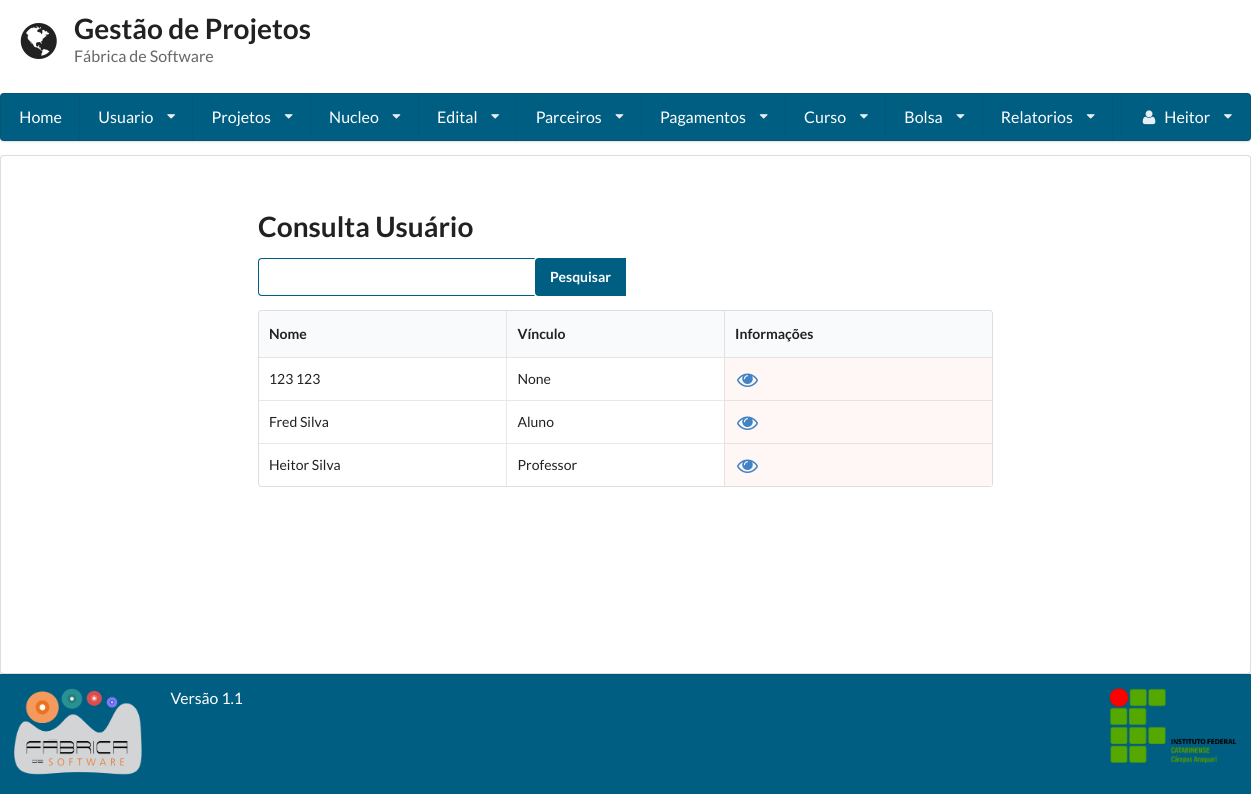
Screenshot of /consulta_usuario/ (signed in) with the database file from the repository.
### gestaoapp/models/usuario.py (models this page shows, shortened)
class Usuario(User):
    PERIODO_CHOICES = (
        ('primeiro', '1° Semestre'),
        ('segundo', '2° Semestre'),
        ('terceiro', '3° Semestre'),
        ('quarto', '4° Semestre'),
        ('quinto', '5° Semestre'),
        ('sexto', '6° Semestre'),
        ('setimo', '7° Semestre'),
        ('oitavo', '8° Semestre'),
        ('nono', '9° Semestre'),
        ('decimo', '10° Semestre'),
    )
    VINCULO_CHOICES = (
        ('Aluno', 'Aluno'),
        ('Professor', 'Professor'),
    )
    periodo = models.CharField(
        max_length=255, null=True, blank=True,
        choices=PERIODO_CHOICES
    )
    vinculo_institucional = models.CharField(
        max_length=255, null=True, blank=True,
        choices=VINCULO_CHOICES)
    email_opcional = models.EmailField(max_length=254, null=True, blank=True)
    matricula = models.CharField(max_length=255, unique=True)
    foto = models.ImageField(upload_to='profile_images')
    carga_horaria = models.IntegerField(validators=[MaxValueValidator(100), MinValueValidator(1)])
    telefone1 = models.CharField(max_length=11)
    telefone2 = models.CharField(max_length=11, blank=True, null=True)
    curso = models.ForeignKey(Curso, null=True, blank=True)
    verificacao = models.CharField(max_length=255, null=True, blank=True, unique=True)
    lattes = models.URLField(null=True, blank=True)
    desc = models.TextField()
    super_adm = models.BooleanField(default=False)

### gestaoapp/views/usuario.py (the view, shortened to what this page needs)
# urls.py: url(r'^consulta_usuario/', ConsultaUsuario.as_view()),
class ConsultaUsuario(LoginRequiredMixin, View):
    template = 'usuario/consulta.html'
    def get(self, request):
        form = Busca()
        usuario = Usuario.objects.all()
        return render(request, self.template, {'usuarios': usuario, "form": form})

### gestaoapp/forms/busca.py
class Busca(forms.Form):
	nome = forms.CharField(label='Buscar', widget=forms.TextInput)

### gestaoapp/templates/usuario/consulta.html (shortened to what this page needs)
{% extends 'base.html' %}
{% block conteudo %}
    {% if user.is_superuser %}
        <form method='POST' action='/consulta_usuario/' class="ui form">
            <h1 class=" ui header">Consulta Usuário</h1>
            <div class="ui action input">
                {{ form.nome }}
                <input type="submit" value="Pesquisar" class='icon search'>
            </div>
        </form>
        <table class="ui celled table">
            <thead>
            <tr>
                <th>Nome</th>
                <th>Vínculo</th>
                <th>Informações</th>
            </tr>
            </thead>
            <tbody>
            {% for usuario in usuarios %}
                <tr>
                    <td>{{ usuario.first_name }} {{ usuario.last_name }}</td>
                    <td>{{ usuario.vinculo_institucional }}</td>
                    <td class="negative"><a href="../visualizar_usuario/{{ usuario.id }}"><i class="unhide large icon"></i></a></td>
                </tr>
            {% endfor %}
            </tbody>
        </table>
    {% endif %}
{% endblock %}

### gestaoapp/templates/base.html (shortened to what this page needs)
<!doctype html>
<head>
    {% load staticfiles %}
    <link rel="stylesheet" href="{% static 'semantic-2.1/dist/semantic.css' %}"/>
    <link rel="stylesheet" href="{% static 'base.css' %}"/>
</head>
<body class="cor-fundo">
<header class="cabecalho">
    <div class="ui grid">
        <div class="row">
            <div class='twelve wide column'>
                <h1 class="ui header">
                    <i class='ui icon world'></i>
                    <div class="ui content">
                        Gestão de Projetos
                        <p class="sub header">
                            Fábrica de Software
                        </p>
                    </div>
                </h1>
            </div>
        </div>
        {% if user.is_authenticated %}
            <div class="computer only row">
                <nav class="ui large menu stackable"><a class="item" href="/home">Home</a>
                    <div class="ui dropdown item">Usuario<i class="dropdown icon"></i>
                    </div>
                    <div class="ui dropdown item">Projetos<i class="dropdown icon"></i>
                    </div>
                    <div class="ui dropdown item">Nucleo<i class="dropdown icon"></i>
                    </div>
                    <div class="ui dropdown item">Edital<i class="dropdown icon"></i>
                    </div>
                    <div class="ui dropdown item">Parceiros<i class="dropdown icon"></i>
                    </div>
                    <div class="ui dropdown item">Pagamentos<i class="dropdown icon"></i>
                    </div>
                    {% if user.is_superuser %}
                        <div class="ui dropdown item">Curso<i class="dropdown icon"></i>
                        </div>
                    {% endif %}
                    {% if user.is_superuser %}
                        <div class="ui dropdown item">Bolsa<i class="dropdown icon"></i>
                        </div>
                    {% endif %}
                    {% if user.is_superuser %}
                        <div class="ui dropdown item">Relatorios<i class="dropdown icon"></i>
                        </div>
                    {% endif %}
                    <div class="ui dropdown item right floated"><i class="user icon"></i>
                        {{ request.user.first_name }} <i class="dropdown icon"></i>
                    </div>
                </nav>
            </div>
        {% endif %}
    </div>
</header>
<article class="corpo ui segment cor-conteudo">
    <div class="ui grid">
        <div class="row">
            <div class="three wide column"></div>
            <div class="ten wide column">
                {% block conteudo %}
                {% endblock %}
            </div>
        </div>
    </div>
</article>
<footer class="ui grid rodape verde_escuro">
    <div class="two wide column">
        <img class="ui small image" src="{% static 'fabrica.png' %}">
    </div>
    <div class=" twelve wide column">
        <label class="centered"> Versão 1.1 </label>
    </div>
    <div class="two wide column">
        <img class="ui small image" src="{% static 'ifc2.png' %}">
    </div>
</footer>
</body>
</html>

### static/base.css (style rules this page uses)
.ui.grid { margin: 0 !important; padding: 0 !important; }
.cabecalho { min-height: 16% !important; color: #005e83 !important; }
.cabecalho .grid { margin: 0 !important; padding: 0 !important; }
.corpo { min-height: 64.9% !important; }
.rodape { min-height: 11% !important; }
article { margin: 0 !important; }
input.icon.search { background-color: #005e83 !important; color: #fff !important; font-weight: bold !important; }
.verde_escuro { background: #005e83 !important; color: #FFFFFF !important; }
.ui.menu { width: 100% !important; background-color: #005e83 !important; }
.ui.menu > .item { color: #FFF !important; }
label { font-size: 1.125em !important; }
input { border-color: #005E83 !important; }

### rows the page displays
Usuario: first_name "123", last_name "123", vinculo_institucional "None"
Usuario: first_name "Fred", last_name "Silva", vinculo_institucional "Aluno"
Usuario: first_name "Heitor", last_name "Silva", vinculo_institucional "Professor"

### other values shown
{{ request.user.first_name }} "Heitor"
